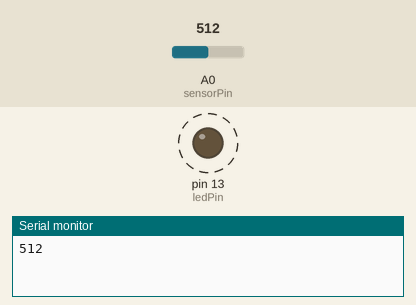
Bench run of a sketch on a simulated Arduino Mega 2560, built with avr-gcc and run on an emulated ATmega2560. Parts: output pins drawn as LEDs (lit = HIGH), the last lines printed to the serial monitor. Dashed ring = blinking. Inputs (shaded band) come from the test bench; at power-on: A0 (sensorPin) = 512.

Above: at 2.8 s.
2.9 s: A0 (sensorPin) set to 0
At 3.4 s:
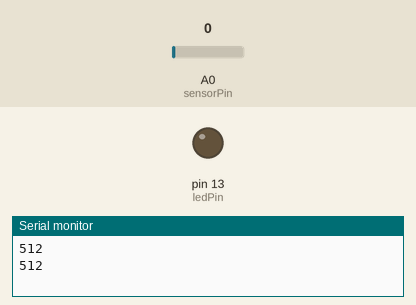
5.6 s: A0 (sensorPin) set to 122
At 6.9 s:
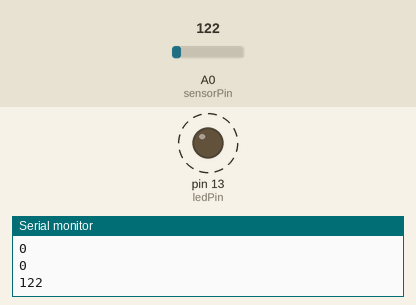
Timing chart, 0 to 16.1 s (numbered marks = the images above; inputs shaded):
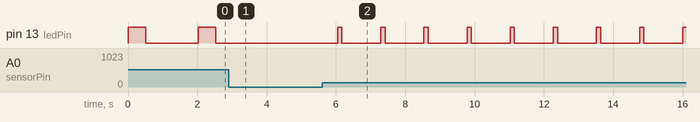

Measured:
- after the input at 2.9 s, pin 13 (ledPin): stays LOW (without the input it goes to HIGH after 1.1 s)
- after the input at 5.6 s, pin 13 (ledPin): alternates HIGH for 0.12 s and LOW for 1.1 s, starting after 0.45 s
- by itself, pin 13 (ledPin): alternates HIGH for 0.51 s and LOW for 1.5 s

The sketch:

LESSON27_MEGA_Analog.ino
```cpp
//The sensor is broken. The code does not work
const int sensorPin = A0, ledPin = 13;
int sensorValue = 0;

void setup() {
  // put your setup code here, to run once:
  pinMode(ledPin, OUTPUT);
  Serial.begin(9600);
}

void loop() {
  // put your main code here, to run repeatedly:
  sensorValue = analogRead(sensorPin);
  digitalWrite(ledPin, HIGH);
  delay(sensorValue);
  digitalWrite(ledPin, LOW);
  delay(sensorValue);
  Serial.println(sensorValue, DEC);
  delay(1000);
}
```
